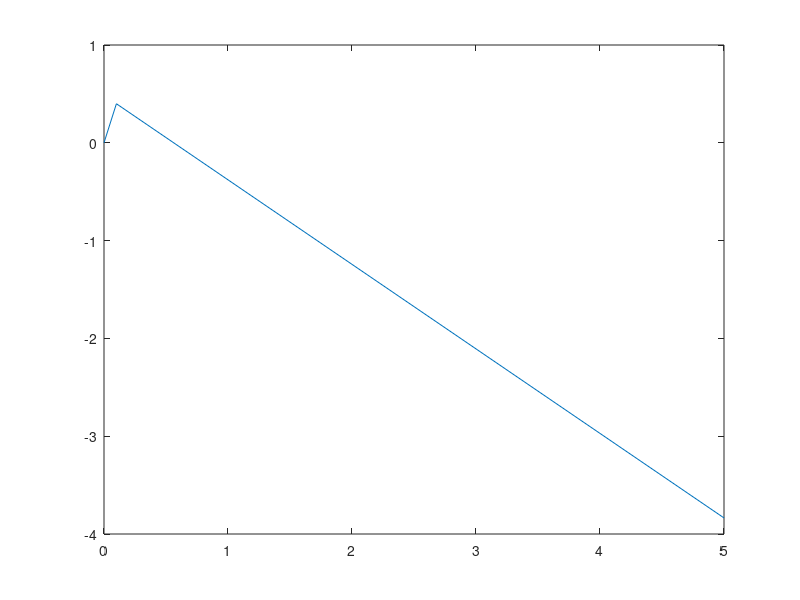

Write the MATLAB code that produced this figure.
clear 
clc 
close all

func= @(t)4*sin(t);
t=[0;0.1;5]
y=func(t);

%backward differance

for i=2:length(t)
    dy(i)=y(i)-y(i-1)/0.1;
end
plot(t,y);